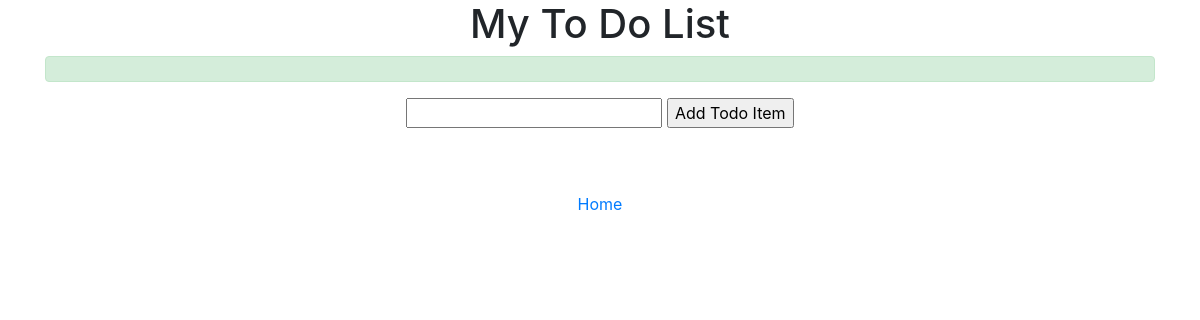
The page /todoapp/ on the database as committed earlier.
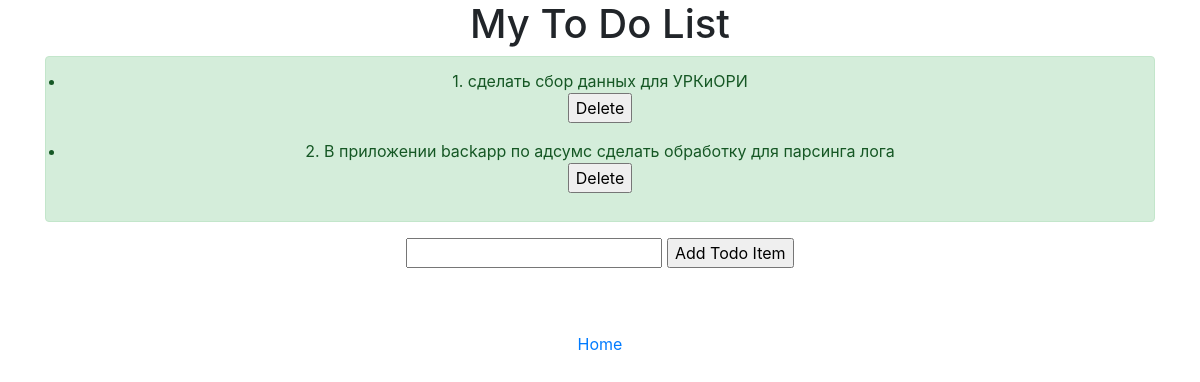
The same page on the database as committed later.
### todoapp/models.py (models this page shows)
class todoapp_TodoListItem(models.Model):
    content = models.TextField()

### todoapp/views.py (the view)
# urls.py: path('todoapp/', todoappView, name = 'todoapp'),
def todoappView(request):
    all_todo_items = todoapp_TodoListItem.objects.all()
    return render(request, 'todolist/todolist.html',{'all_items':all_todo_items})

### templates/todolist/todolist.html (shortened to what this page needs)
<link rel="stylesheet" href="https://cdn.jsdelivr.net/npm/bootstrap@4.6.2/dist/css/bootstrap.min.css">
<div class="container text-center">
<h1>My To Do List</h1>
<ul class="alert alert-success">
    {% for i in all_items %}
    <li>{{i.content}}
      <form action="/deleteTodoItem/{{i.id}}/" method = "post">{% csrf_token %}
            <input type="submit" value="Delete">
      </form>
    </li>
    {% endfor %}
</ul>
<form action="/addTodoItem/" method = "post">{% csrf_token %}
    <input type="text" name="content">
    <input type="submit" value="Add Todo Item">
</form>
<br>
<br>
<a href="{% url 'home' %}"> Home </a>
</div>

Rows that differ between the two databases and show on the page:
added todoapp_TodoListItem: content "1. сделать сбор данных для УРКиОРИ"
added todoapp_TodoListItem: content "2. В приложении backapp по адсумс сделать обработку для парсинга лога"
